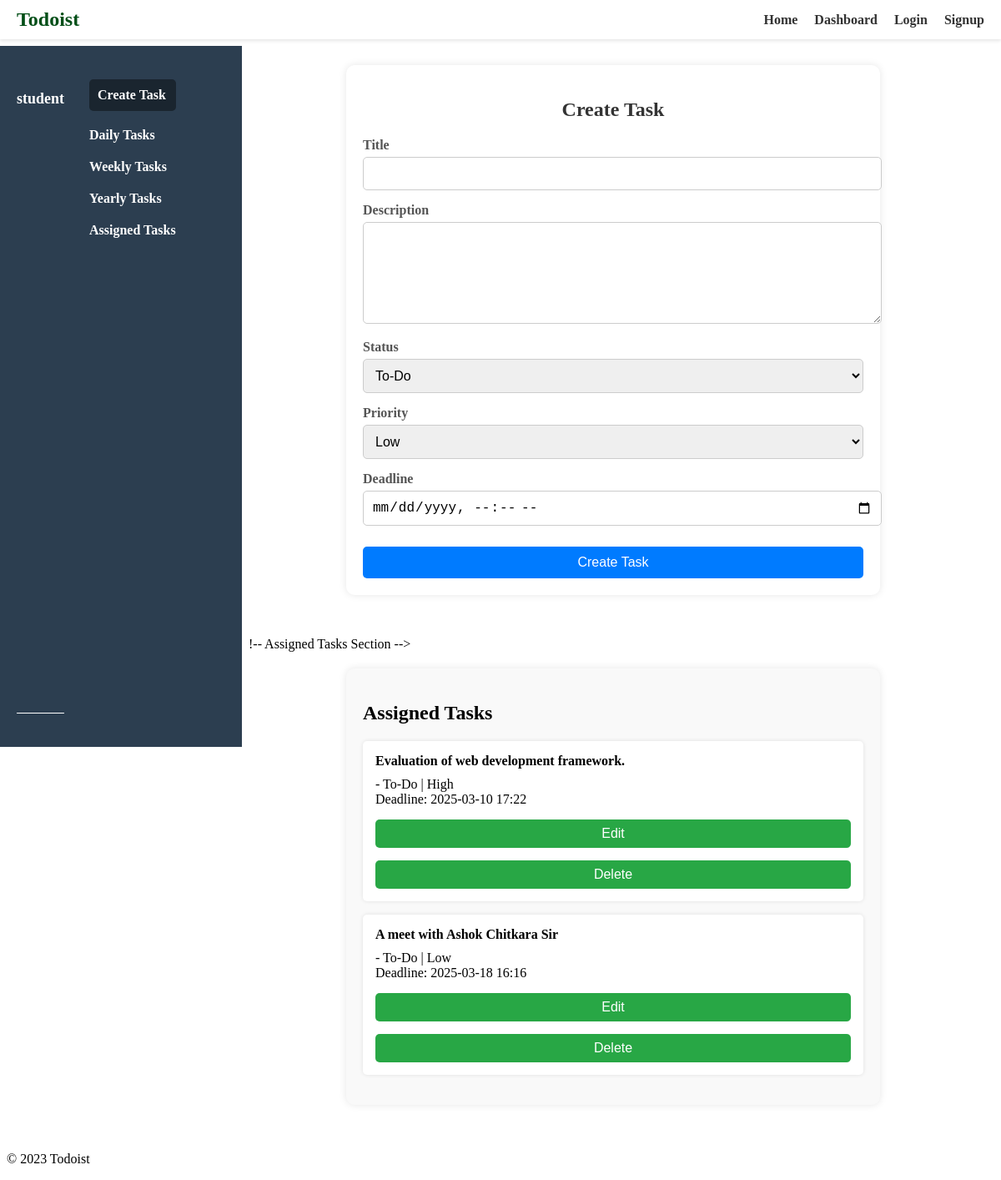
Page /create_task (signed in) on the committed database.
### app.py (models this page shows)
class User(db.Model, UserMixin):
    id = db.Column(db.Integer, primary_key=True)
    username = db.Column(db.String(80), unique=True, nullable=False)
    password = db.Column(db.String(120), nullable=False)
    tasks = db.relationship('Task', backref='user', lazy=True)

class Task(db.Model):
    id = db.Column(db.Integer, primary_key=True)
    title = db.Column(db.String(100), nullable=False)
    description = db.Column(db.Text, nullable=True)
    status = db.Column(db.String(50), nullable=False)  # e.g., "To-Do", "In Progress", "Completed"
    priority = db.Column(db.String(50), nullable=False)  # e.g., "Low", "Medium", "High"
    deadline = db.Column(db.DateTime, nullable=True)  # DateTime field
    user_id = db.Column(db.Integer, db.ForeignKey('user.id'), nullable=False)

### app.py (the view, shortened to what this page needs)
@app.route('/create_task', methods=['GET', 'POST'])
@login_required
def create_task():
    tasks=Task.query.filter_by(user_id=current_user.id).all() #Fetch all tasks
    return render_template('create_task.html',tasks=tasks)

### app.py (called while the page is built)
@login_manager.user_loader
def load_user(user_id):
    return User.query.get(int(user_id))

### templates/create_task.html (shortened to what this page needs)
{% extends "base.html" %}
{% block css %}
<link rel="stylesheet" href="{{ url_for('static', filename='css/create_task.css') }}">
{% endblock %}
{% block content %}
<div class="main-container">
    <nav class="side-nav">
        <div class="user-info">
            <p>{{ session['username'] }}</p>
        </div>
        <ul>
            <li class="active"><a href="#">Create Task</a></li>
            <li><a href="#">Daily Tasks</a></li>
            <li><a href="#">Weekly Tasks</a></li>
            <li><a href="#">Yearly Tasks</a></li>
            <li><a href="#assigned-tasks">Assigned Tasks</a></li>
        </ul>
    </nav>
    <div class="content">
        <div class="create-task-container">
            <h2>Create Task</h2>
            <form method="POST">
                <div class="form-group">
                    <label for="title">Title</label>
                    <input type="text" id="title" name="title" required>
                </div>
                <div class="form-group">
                    <label for="description">Description</label>
                    <textarea id="description" name="description"></textarea>
                </div>
                <div class="form-group">
                    <label for="status">Status</label>
                    <select id="status" name="status" required>
                        <option value="To-Do">To-Do</option>
                    </select>
                </div>
                <div class="form-group">
                    <label for="priority">Priority</label>
                    <select id="priority" name="priority" required>
                        <option value="Low">Low</option>
                    </select>
                </div>
                <div class="form-group">
                    <label for="deadline">Deadline</label>
                    <input type="datetime-local" id="deadline" name="deadline">
                </div>
                <button type="submit">Create Task</button>
            </form>
        </div>
        !-- Assigned Tasks Section -->
<div id="assigned-tasks" class="assigned-tasks">
    <h2>Assigned Tasks</h2>
    {% if tasks %}
    {% for task in tasks %}
    <ul>
            <li>
                <strong>{{ task.title }}</strong> - {{ task.status }} | {{ task.priority }}
                <br>Deadline: {{ task.deadline.strftime('%Y-%m-%d %H:%M') if task.deadline else 'No deadline' }}
                <br>
                <a href="{{ url_for('edit_task', task_id=task.id) }}">
                    <button type="button">Edit</button>
                </a>
                            <form method="POST" action="{{ url_for('delete_task', task_id=task.id) }}"  onsubmit="return confirm('Are you sure you want to delete this task?');">
                                <button type="submit">Delete</button>
                            </form>
                        </li>
                </ul>
                {% endfor %}
            {% else %}
                <p>No tasks assigned.</p>
            {% endif %}
        </div>
    </div>
</div>
{% endblock %}

### static/css/styles.css (style rules this page uses)
nav { display: flex; gap: 20px; }
nav a { color: #333; text-decoration: none; font-weight: bold; font-size: 16px; }
.form-group { margin-bottom: 15px; text-align: left; }
.form-group label { display: block; margin-bottom: 5px; font-weight: bold; color: #555; }
.form-group input { width: 100%; padding: 10px; border: 1px solid #ccc; border-radius: 5px; font-size: 16px; }
button { width: 100%; padding: 10px; background-color: #007BFF; color: #fff; border: none; border-radius: 5px; font-size: 16px; cursor: pointer; margin-top: 10px; }

### static/css/create_task.css (style rules this page uses)
.main-container { display: flex; min-height: 100vh; }
.side-nav { width: 250px; background: #2c3e50; color: white; padding: 20px; min-height: 100vh; position: fixed; top: 55px; left: 0; overflow-y: auto; }
.side-nav .user-info { text-align: center; font-size: 18px; font-weight: bold; margin-bottom: 20px; padding: 15px 0; border-bottom: 1px solid #fff; }
.side-nav ul { list-style: none; padding: 0; margin-top: 10px; }
.side-nav ul li { padding: 10px; }
.side-nav ul li a { color: white; text-decoration: none; display: block; font-size: 16px; transition: 0.3s; }
.side-nav ul li a:hover, .side-nav ul li.active a { background: #1a252f; border-radius: 5px; padding: 10px; }
.content { margin-left: 270px; flex-grow: 1; padding: 20px; }
.create-task-container { max-width: 600px; margin: 50px auto; padding: 20px; background: #fff; border-radius: 10px; box-shadow: 0 0 10px rgba(0, 0, 0, 0.1); }
.create-task-container h2 { text-align: center; margin-bottom: 20px; color: #333; }
.form-group { margin-bottom: 15px; }
.form-group label { display: block; margin-bottom: 5px; font-weight: bold; color: #555; }
.form-group input, .form-group textarea, .form-group select { width: 100%; padding: 10px; border: 1px solid #ccc; border-radius: 5px; font-size: 16px; }
.form-group textarea { resize: vertical; height: 100px; }
button { width: 100%; padding: 10px; background-color: #007BFF; color: #fff; border: none; border-radius: 5px; font-size: 16px; cursor: pointer; }
.assigned-tasks { max-width: 600px; margin: 20px auto; padding: 20px; background: #f9f9f9; border-radius: 10px; box-shadow: 0 0 10px rgba(0, 0, 0, 0.1); }
.assigned-tasks ul { list-style: none; padding: 0; }
.assigned-tasks li { background: white; padding: 15px; border-radius: 5px; margin-bottom: 10px; box-shadow: 0 0 5px rgba(0, 0, 0, 0.1); display: flex; flex-direction: column; gap: 10px; }
.assigned-tasks form { display: flex; flex-direction: column; gap: 5px; }
.assigned-tasks button { background-color: #28a745; color: white; padding: 8px; border: none; border-radius: 5px; cursor: pointer; margin-top: 5px; }

### rows in the picture
User: username "student"
Task: title "Evaluation of web development framework.", status "To-Do", priority "High", deadline "2025-03-10 17:22"
Task: title "A meet with Ashok Chitkara Sir", status "To-Do", priority "Low", deadline "2025-03-18 16:16"
